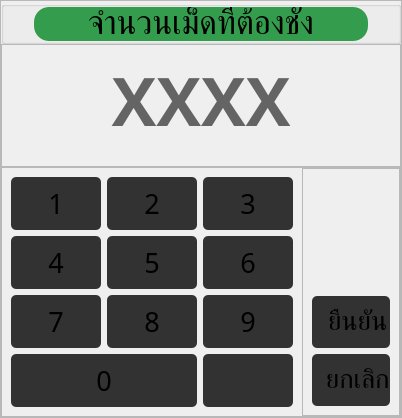
         <widget class="QWidget" name="numberTablets_page">
          <layout class="QVBoxLayout" name="verticalLayout_34">
           <property name="spacing">
            <number>0</number>
           </property>
           <property name="leftMargin">
            <number>0</number>
           </property>
           <property name="topMargin">
            <number>0</number>
           </property>
           <property name="rightMargin">
            <number>0</number>
           </property>
           <property name="bottomMargin">
            <number>0</number>
           </property>
           <item>
            <widget class="QWidget" name="widget_2" native="true">
             <layout class="QVBoxLayout" name="verticalLayout_35">
              <property name="leftMargin">
               <number>0</number>
              </property>
              <property name="topMargin">
               <number>0</number>
              </property>
              <property name="rightMargin">
               <number>0</number>
              </property>
              <property name="bottomMargin">
               <number>0</number>
              </property>
              <item>
               <widget class="QFrame" name="frame_4">
                <property name="minimumSize">
                 <size>
                  <width>0</width>
                  <height>300</height>
                 </size>
                </property>
                <property name="frameShape">
                 <enum>QFrame::Shape::StyledPanel</enum>
                </property>
                <property name="frameShadow">
                 <enum>QFrame::Shadow::Raised</enum>
                </property>
                <layout class="QVBoxLayout" name="verticalLayout_3">
                 <property name="spacing">
                  <number>0</number>
                 </property>
                 <property name="leftMargin">
                  <number>0</number>
                 </property>
                 <property name="topMargin">
                  <number>0</number>
                 </property>
                 <property name="rightMargin">
                  <number>0</number>
                 </property>
                 <property name="bottomMargin">
                  <number>0</number>
                 </property>
                 <item>
                  <widget class="QGroupBox" name="numberTablets_title_groupBox_2">
                   <property name="maximumSize">
                    <size>
                     <width>16777215</width>
                     <height>80</height>
                    </size>
                   </property>
                   <layout class="QHBoxLayout" name="horizontalLayout_60">
                    <property name="leftMargin">
                     <number>30</number>
                    </property>
                    <property name="topMargin">
                     <number>0</number>
                    </property>
                    <property name="rightMargin">
                     <number>30</number>
                    </property>
                    <property name="bottomMargin">
                     <number>0</number>
                    </property>
                    <item>
                     <widget class="QLabel" name="numberTablets_input_title">
                      <property name="maximumSize">
                       <size>
                        <width>16777215</width>
                        <height>50</height>
                       </size>
                      </property>
                      <property name="font">
                       <font>
                        <family>Kanit</family>
                        <pointsize>25</pointsize>
                       </font>
                      </property>
                      <property name="styleSheet">
                       <string notr="true">background-color: rgb(52, 157, 77);
border-radius: 15px;</string>
                      </property>
                      <property name="text">
                       <string>จำนวนเม็ดที่ต้องชั่ง</string>
                      </property>
                      <property name="alignment">
                       <set>Qt::AlignmentFlag::AlignCenter</set>
                      </property>
                     </widget>
                    </item>
                   </layout>
                  </widget>
                 </item>
                 <item>
                  <widget class="QFrame" name="frame_9">
                   <property name="frameShape">
                    <enum>QFrame::Shape::StyledPanel</enum>
                   </property>
                   <property name="frameShadow">
                    <enum>QFrame::Shadow::Raised</enum>
                   </property>
                   <layout class="QVBoxLayout" name="verticalLayout_38">
                    <property name="spacing">
                     <number>0</number>
                    </property>
                    <property name="bottomMargin">
                     <number>20</number>
                    </property>
                    <item>
                     <widget class="QLabel" name="numberTablets_val_input">
                      <property name="font">
                       <font>
                        <family>Kanit</family>
                        <pointsize>50</pointsize>
                        <bold>true</bold>
                       </font>
                      </property>
                      <property name="styleSheet">
                       <string notr="true">color: rgb(100, 100, 100);
border: none;</string>
                      </property>
                      <property name="text">
                       <string>XXXX</string>
                      </property>
                      <property name="alignment">
                       <set>Qt::AlignmentFlag::AlignCenter</set>
                      </property>
                     </widget>
                    </item>
                   </layout>
                  </widget>
                 </item>
                 <item>
                  <widget class="QFrame" name="frame_5">
                   <property name="minimumSize">
                    <size>
                     <width>0</width>
                     <height>250</height>
                    </size>
                   </property>
                   <property name="maximumSize">
                    <size>
                     <width>16777215</width>
                     <height>250</height>
                    </size>
                   </property>
                   <property name="styleSheet">
                    <string notr="true"/>
                   </property>
                   <property name="frameShape">
                    <enum>QFrame::Shape::StyledPanel</enum>
                   </property>
                   <property name="frameShadow">
                    <enum>QFrame::Shadow::Raised</enum>
                   </property>
                   <layout class="QHBoxLayout" name="horizontalLayout_63">
                    <property name="spacing">
                     <number>0</number>
                    </property>
                    <property name="leftMargin">
                     <number>0</number>
                    </property>
                    <property name="topMargin">
                     <number>0</number>
                    </property>
                    <property name="rightMargin">
                     <number>0</number>
                    </property>
                    <property name="bottomMargin">
                     <number>0</number>
                    </property>
                    <item>
                     <widget class="QFrame" name="frame_6">
                      <property name="palette">
                       <palette>
                        <active>
                         <colorrole role="WindowText">
                          <brush brushstyle="SolidPattern">
                           <color alpha="255">
                            <red>255</red>
                            <green>255</green>
                            <blue>255</blue>
                           </color>
                          </brush>
                         </colorrole>
                         <colorrole role="Button">
                          <brush brushstyle="SolidPattern">
                           <color alpha="255">
                            <red>255</red>
                            <green>255</green>
                            <blue>255</blue>
                           </color>
                          </brush>
                         </colorrole>
                         <colorrole role="Text">
                          <brush brushstyle="SolidPattern">
                           <color alpha="255">
                            <red>255</red>
                            <green>255</green>
                            <blue>255</blue>
                           </color>
                          </brush>
                         </colorrole>
                         <colorrole role="ButtonText">
                          <brush brushstyle="SolidPattern">
                           <color alpha="255">
                            <red>255</red>
                            <green>255</green>
                            <blue>255</blue>
                           </color>
                          </brush>
                         </colorrole>
                         <colorrole role="Base">
                          <brush brushstyle="SolidPattern">
                           <color alpha="255">
                            <red>255</red>
                            <green>255</green>
                            <blue>255</blue>
                           </color>
                          </brush>
                         </colorrole>
                         <colorrole role="Window">
                          <brush brushstyle="SolidPattern">
                           <color alpha="255">
                            <red>255</red>
                            <green>255</green>
                            <blue>255</blue>
                           </color>
                          </brush>
                         </colorrole>
                         <colorrole role="PlaceholderText">
                          <brush brushstyle="SolidPattern">
                           <color alpha="128">
                            <red>255</red>
                            <green>255</green>
                            <blue>255</blue>
                           </color>
                          </brush>
                         </colorrole>
                        </active>
                        <inactive>
                         <colorrole role="WindowText">
                          <brush brushstyle="SolidPattern">
                           <color alpha="255">
                            <red>255</red>
                            <green>255</green>
                            <blue>255</blue>
                           </color>
                          </brush>
                         </colorrole>
                         <colorrole role="Button">
                          <brush brushstyle="SolidPattern">
                           <color alpha="255">
                            <red>255</red>
                            <green>255</green>
                            <blue>255</blue>
                           </color>
                          </brush>
                         </colorrole>
                         <colorrole role="Text">
                          <brush brushstyle="SolidPattern">
                           <color alpha="255">
                            <red>255</red>
                            <green>255</green>
                            <blue>255</blue>
                           </color>
                          </brush>
                         </colorrole>
                         <colorrole role="ButtonText">
                          <brush brushstyle="SolidPattern">
                           <color alpha="255">
                            <red>255</red>
                            <green>255</green>
                            <blue>255</blue>
                           </color>
                          </brush>
                         </colorrole>
                         <colorrole role="Base">
                          <brush brushstyle="SolidPattern">
                           <color alpha="255">
                            <red>255</red>
                            <green>255</green>
                            <blue>255</blue>
                           </color>
                          </brush>
                         </colorrole>
                         <colorrole role="Window">
                          <brush brushstyle="SolidPattern">
                           <color alpha="255">
                            <red>255</red>
                            <green>255</green>
                            <blue>255</blue>
                           </color>
                          </brush>
                         </colorrole>
                         <colorrole role="PlaceholderText">
                          <brush brushstyle="SolidPattern">
                           <color alpha="128">
                            <red>255</red>
                            <green>255</green>
                            <blue>255</blue>
                           </color>
                          </brush>
                         </colorrole>
                        </inactive>
                        <disabled>
                         <colorrole role="WindowText">
                          <brush brushstyle="SolidPattern">
                           <color alpha="255">
                            <red>255</red>
                            <green>255</green>
                            <blue>255</blue>
                           </color>
                          </brush>
                         </colorrole>
                         <colorrole role="Button">
                          <brush brushstyle="SolidPattern">
                           <color alpha="255">
                            <red>255</red>
                            <green>255</green>
                            <blue>255</blue>
                           </color>
                          </brush>
                         </colorrole>
                         <colorrole role="Text">
                          <brush brushstyle="SolidPattern">
                           <color alpha="255">
                            <red>255</red>
                            <green>255</green>
                            <blue>255</blue>
                           </color>
                          </brush>
                         </colorrole>
                         <colorrole role="ButtonText">
                          <brush brushstyle="SolidPattern">
                           <color alpha="255">
                            <red>255</red>
                            <green>255</green>
                            <blue>255</blue>
                           </color>
                          </brush>
                         </colorrole>
                         <colorrole role="Base">
                          <brush brushstyle="SolidPattern">
                           <color alpha="255">
                            <red>255</red>
                            <green>255</green>
                            <blue>255</blue>
                           </color>
                          </brush>
                         </colorrole>
                         <colorrole role="Window">
                          <brush brushstyle="SolidPattern">
                           <color alpha="255">
                            <red>255</red>
                            <green>255</green>
                            <blue>255</blue>
                           </color>
                          </brush>
                         </colorrole>
                         <colorrole role="PlaceholderText">
                          <brush brushstyle="SolidPattern">
                           <color alpha="128">
                            <red>255</red>
                            <green>255</green>
                            <blue>255</blue>
                           </color>
                          </brush>
                         </colorrole>
                        </disabled>
                       </palette>
                      </property>
                      <property name="styleSheet">
                       <string notr="true">QPushButton {
	width: 90px;
	height: 70px;
	background-color: rgb(50, 50, 50);
	border-radius: 5px;
}

QPushButton:pressed {
    font-size: 40px;
	background-color: rgb(100, 100, 100);
}</string>
                      </property>
                      <property name="frameShadow">
                       <enum>QFrame::Shadow::Plain</enum>
                      </property>
                      <property name="lineWidth">
                       <number>3</number>
                      </property>
                      <layout class="QGridLayout" name="gridLayout_2">
                       <item row="0" column="0">
                        <widget class="QPushButton" name="key_1">
                         <property name="font">
                          <font>
                           <family>Kanit</family>
                           <pointsize>20</pointsize>
                           <fontweight>Medium</fontweight>
                          </font>
                         </property>
                         <property name="text">
                          <string>1</string>
                         </property>
                        </widget>
                       </item>
                       <item row="0" column="1">
                        <widget class="QPushButton" name="key_2">
                         <property name="font">
                          <font>
                           <family>Kanit</family>
                           <pointsize>20</pointsize>
                           <fontweight>Medium</fontweight>
                          </font>
                         </property>
                         <property name="text">
                          <string>2</string>
                         </property>
                        </widget>
                       </item>
                       <item row="0" column="2">
                        <widget class="QPushButton" name="key_3">
                         <property name="font">
                          <font>
                           <family>Kanit</family>
                           <pointsize>20</pointsize>
                           <fontweight>Medium</fontweight>
                          </font>
                         </property>
                         <property name="text">
                          <string>3</string>
                         </property>
                        </widget>
                       </item>
                       <item row="1" column="0">
                        <widget class="QPushButton" name="key_4">
                         <property name="font">
                          <font>
                           <family>Kanit</family>
                           <pointsize>20</pointsize>
                           <fontweight>Medium</fontweight>
                          </font>
                         </property>
                         <property name="text">
                          <string>4</string>
                         </property>
                        </widget>
                       </item>
                       <item row="1" column="1">
                        <widget class="QPushButton" name="key_5">
                         <property name="font">
                          <font>
                           <family>Kanit</family>
                           <pointsize>20</pointsize>
                           <fontweight>Medium</fontweight>
                          </font>
                         </property>
                         <property name="text">
                          <string>5</string>
                         </property>
                        </widget>
                       </item>
                       <item row="1" column="2">
                        <widget class="QPushButton" name="key_6">
                         <property name="font">
                          <font>
                           <family>Kanit</family>
                           <pointsize>20</pointsize>
                           <fontweight>Medium</fontweight>
                          </font>
                         </property>
                         <property name="text">
                          <string>6</string>
                         </property>
                        </widget>
                       </item>
                       <item row="2" column="0">
                        <widget class="QPushButton" name="key_7">
                         <property name="font">
                          <font>
                           <family>Kanit</family>
                           <pointsize>20</pointsize>
                           <fontweight>Medium</fontweight>
                          </font>
                         </property>
                         <property name="text">
                          <string>7</string>
                         </property>
                        </widget>
                       </item>
                       <item row="2" column="1">
                        <widget class="QPushButton" name="key_8">
                         <property name="font">
                          <font>
                           <family>Kanit</family>
                           <pointsize>20</pointsize>
                           <fontweight>Medium</fontweight>
                          </font>
                         </property>
                         <property name="text">
                          <string>8</string>
                         </property>
                        </widget>
                       </item>
                       <item row="2" column="2">
                        <widget class="QPushButton" name="key_9">
                         <property name="font">
                          <font>
                           <family>Kanit</family>
                           <pointsize>20</pointsize>
                           <fontweight>Medium</fontweight>
                          </font>
                         </property>
                         <property name="text">
                          <string>9</string>
                         </property>
                        </widget>
                       </item>
                       <item row="3" column="2">
                        <widget class="QPushButton" name="key_backspace">
                         <property name="minimumSize">
                          <size>
                           <width>0</width>
                           <height>0</height>
                          </size>
                         </property>
                         <property name="maximumSize">
                          <size>
                           <width>16777215</width>
                           <height>150</height>
                          </size>
                         </property>
                         <property name="font">
                          <font>
                           <pointsize>20</pointsize>
                          </font>
                         </property>
                         <property name="text">
                          <string/>
                         </property>
                         <property name="icon">
                          <iconset resource="resource.qrc">
                           <normaloff>:/assets/keyboard/backspace.png</normaloff>:/assets/keyboard/backspace.png</iconset>
                         </property>
                         <property name="iconSize">
                          <size>
                           <width>30</width>
                           <height>30</height>
                          </size>
                         </property>
                        </widget>
                       </item>
                       <item row="3" column="0" colspan="2">
                        <widget class="QPushButton" name="key_0">
                         <property name="minimumSize">
                          <size>
                           <width>0</width>
                           <height>0</height>
                          </size>
                         </property>
                         <property name="maximumSize">
                          <size>
                           <width>16777215</width>
                           <height>150</height>
                          </size>
                         </property>
                         <property name="font">
                          <font>
                           <family>Kanit</family>
                           <pointsize>20</pointsize>
                           <fontweight>Medium</fontweight>
                          </font>
                         </property>
                         <property name="text">
                          <string>0</string>
                         </property>
                        </widget>
                       </item>
                      </layout>
                     </widget>
                    </item>
                    <item>
                     <widget class="QFrame" name="frame_8">
                      <property name="styleSheet">
                       <string notr="true">QPushButton {
	background-color: rgb(50, 50, 50);
	border-radius: 5px;
}
QPushButton:pressed {
	background-color: rgb(100, 100, 100);
}</string>
                      </property>
                      <property name="frameShape">
                       <enum>QFrame::Shape::StyledPanel</enum>
                      </property>
                      <property name="frameShadow">
                       <enum>QFrame::Shadow::Raised</enum>
                      </property>
                      <layout class="QVBoxLayout" name="verticalLayout_36">
                       <property name="spacing">
                        <number>6</number>
                       </property>
                       <item>
                        <widget class="QLabel" name="numberTablets_img">
                         <property name="text">
                          <string/>
                         </property>
                         <property name="pixmap">
                          <pixmap resource="resource.qrc">:/assets/icon/thickness.png</pixmap>
                         </property>
                         <property name="alignment">
                          <set>Qt::AlignmentFlag::AlignCenter</set>
                         </property>
                        </widget>
                       </item>
                       <item>
                        <widget class="QPushButton" name="key_enter">
                         <property name="minimumSize">
                          <size>
                           <width>0</width>
                           <height>52</height>
                          </size>
                         </property>
                         <property name="font">
                          <font>
                           <family>Kanit</family>
                           <pointsize>20</pointsize>
                           <italic>false</italic>
                           <fontweight>Medium</fontweight>
                          </font>
                         </property>
                         <property name="styleSheet">
                          <string notr="true"/>
                         </property>
                         <property name="text">
                          <string>  ยืนยัน</string>
                         </property>
                         <property name="icon">
                          <iconset resource="resource.qrc">
                           <normaloff>:/assets/keyboard/enter.png</normaloff>:/assets/keyboard/enter.png</iconset>
                         </property>
                         <property name="iconSize">
                          <size>
                           <width>30</width>
                           <height>30</height>
                          </size>
                         </property>
                        </widget>
                       </item>
                       <item>
                        <widget class="QPushButton" name="key_cancel">
                         <property name="minimumSize">
                          <size>
                           <width>0</width>
                           <height>52</height>
                          </size>
                         </property>
                         <property name="font">
                          <font>
                           <family>Kanit</family>
                           <pointsize>20</pointsize>
                           <italic>false</italic>
                           <fontweight>Medium</fontweight>
                          </font>
                         </property>
                         <property name="text">
                          <string>  ยกเลิก</string>
                         </property>
                         <property name="icon">
                          <iconset resource="resource.qrc">
                           <normaloff>:/assets/keyboard/cancel.png</normaloff>:/assets/keyboard/cancel.png</iconset>
                         </property>
                         <property name="iconSize">
                          <size>
                           <width>30</width>
                           <height>30</height>
                          </size>
                         </property>
                        </widget>
                       </item>
                      </layout>
                     </widget>
                    </item>
                   </layout>
                  </widget>
                 </item>
                </layout>
               </widget>
              </item>
             </layout>
            </widget>
           </item>
          </layout>
         </widget>
